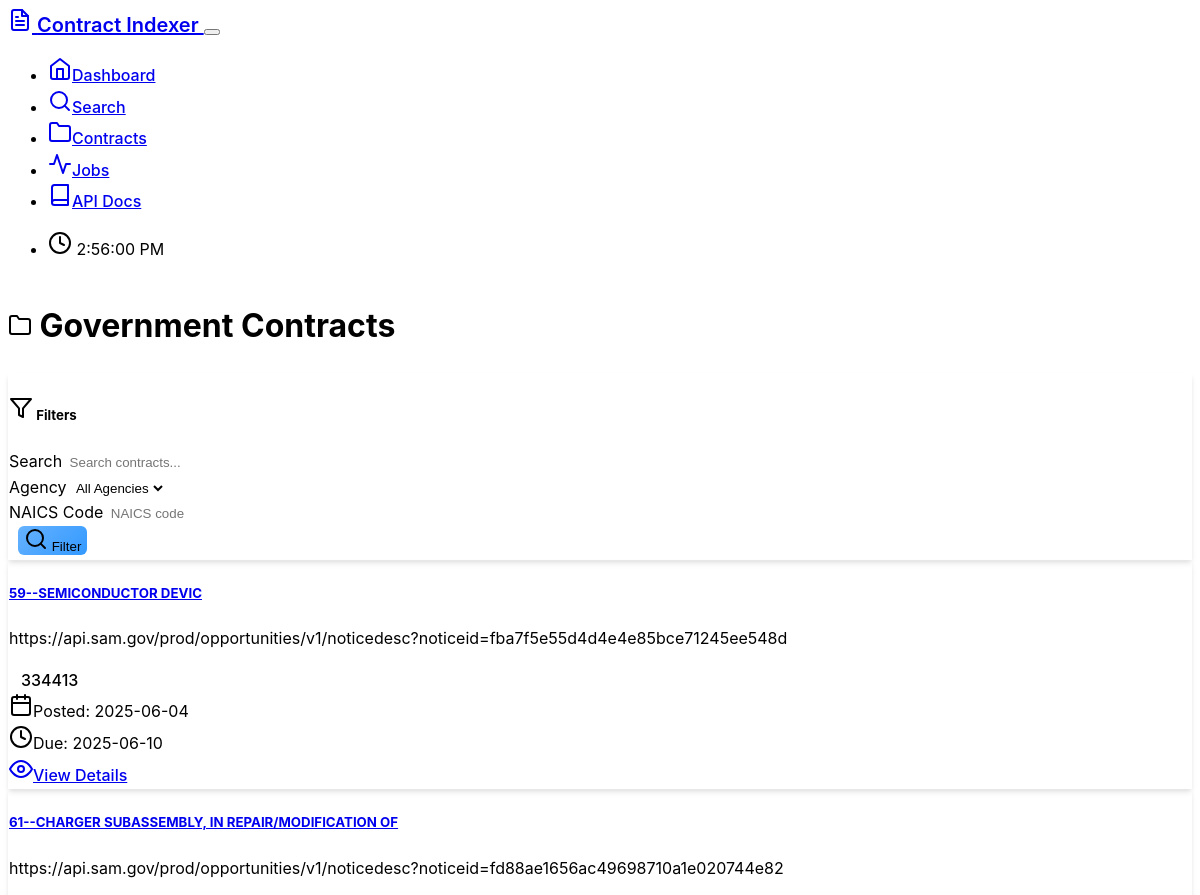
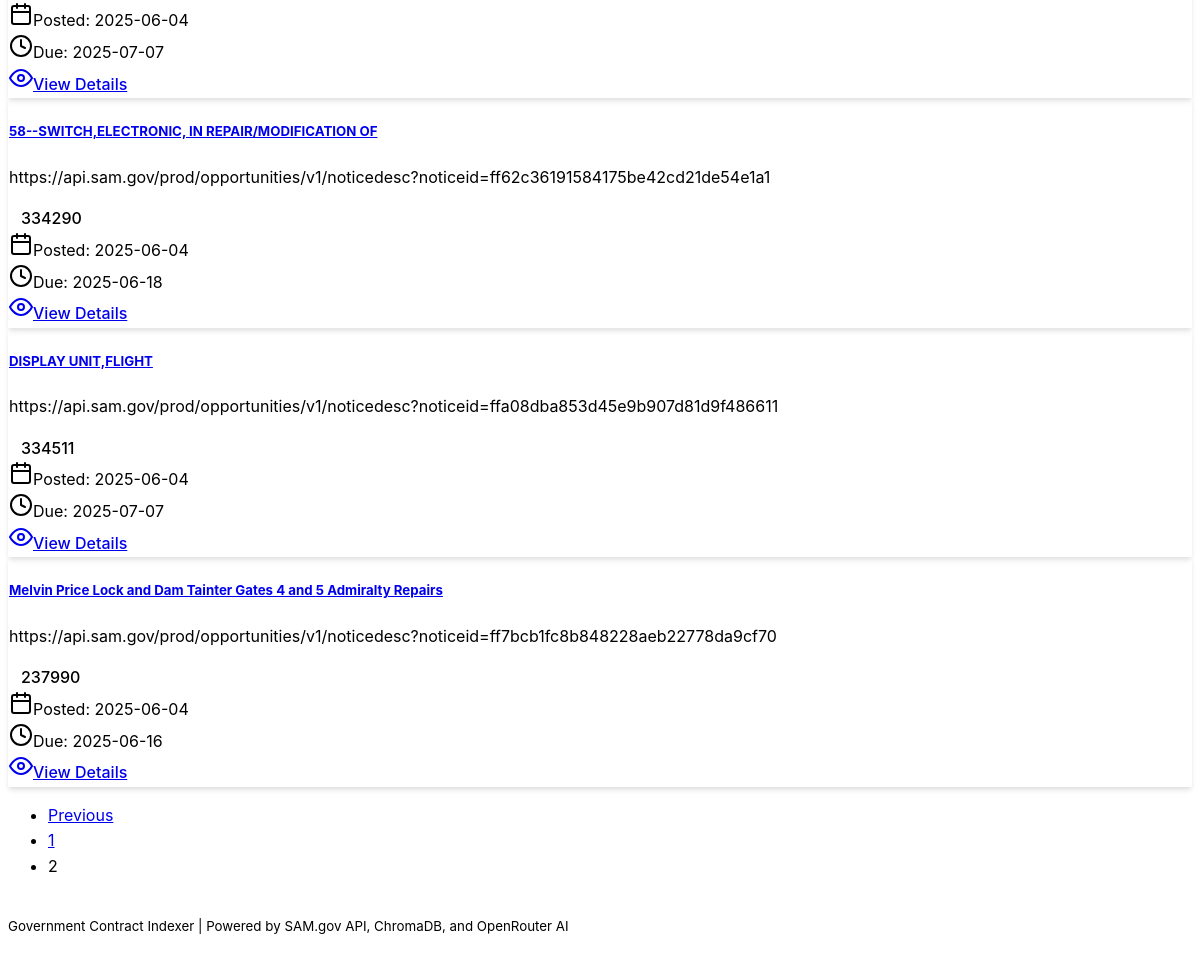
The page /contracts?page=2 on the database its author committed (2 pictures, top to bottom).
### models.py (models this page shows, shortened)
class Contract(db.Model):
    id = db.Column(db.Integer, primary_key=True)
    notice_id = db.Column(db.String(100), unique=True, nullable=False, index=True)
    title = db.Column(db.String(500), nullable=False)
    description = db.Column(Text)
    agency = db.Column(db.String(200))
    office = db.Column(db.String(200))
    posted_date = db.Column(db.DateTime)
    response_date = db.Column(db.DateTime)
    naics_code = db.Column(db.String(20))
    classification_code = db.Column(db.String(20))
    set_aside_code = db.Column(db.String(50))
    place_of_performance = db.Column(db.String(200))
    resource_links = db.Column(JSON)  # Store document links as JSON
    award_amount = db.Column(db.String(100))
    award_date = db.Column(db.DateTime)
    created_at = db.Column(db.DateTime, default=datetime.utcnow)
    updated_at = db.Column(db.DateTime, default=datetime.utcnow, onupdate=datetime.utcnow)
    indexed_at = db.Column(db.DateTime)  # When it was indexed in vector DB

### routes/web_routes.py (the view)
@web_bp.route('/contracts')
def contracts():
    try:
        page = request.args.get('page', 1, type=int)
        per_page = 20
        contracts = Contract.query.order_by(Contract.created_at.desc()).paginate(
            page=page, per_page=per_page, error_out=False
        )
        return render_template('contracts.html', contracts=contracts)
    except Exception as e:
        logger.error(f"Contracts listing failed: {str(e)}")
        flash(f'Error loading contracts: {str(e)}', 'error')
        return render_template('contracts.html', contracts=None)

### templates/contracts.html (shortened to what this page needs)
{% extends "base.html" %}
{% block content %}
<div class="row">
    <div class="col-12">
        <h1 class="mb-4">
            <i data-feather="folder" class="me-2"></i>
            Government Contracts
        </h1>
    </div>
</div>
<div class="row mb-4">
    <div class="col-12">
        <div class="card">
            <div class="card-header">
                <h5 class="card-title mb-0">
                    <i data-feather="filter" class="me-2"></i>
                    Filters
                </h5>
            </div>
            <div class="card-body">
                <form method="GET" class="row g-3">
                    <div class="col-md-4">
                        <label for="search" class="form-label">Search</label>
                        <input type="text" class="form-control" id="search" name="search"
                               value="{{ request.args.get('search', '') }}" placeholder="Search contracts...">
                    </div>
                    <div class="col-md-3">
                        <label for="agency" class="form-label">Agency</label>
                        <select class="form-select" id="agency" name="agency">
                            <option value="">All Agencies</option>
                        </select>
                    </div>
                    <div class="col-md-3">
                        <label for="naics" class="form-label">NAICS Code</label>
                        <input type="text" class="form-control" id="naics" name="naics"
                               value="{{ request.args.get('naics', '') }}" placeholder="NAICS code">
                    </div>
                    <div class="col-md-2">
                        <label class="form-label">&nbsp;</label>
                        <button type="submit" class="btn btn-primary w-100">
                            <i data-feather="search" class="me-2"></i>
                            Filter
                        </button>
                    </div>
                </form>
            </div>
        </div>
    </div>
</div>
<div class="row">
    <div class="col-12">
        {% if contracts %}
            {% for contract in contracts.items %}
            <div class="card mb-3">
                <div class="card-body">
                    <div class="row">
                        <div class="col-md-8">
                            <h5 class="card-title">
                                <a href="{{ url_for('web.contract_detail', notice_id=contract.notice_id) }}"
                                   class="text-decoration-none">
                                    {{ contract.title }}
                                </a>
                            </h5>
                            <p class="card-text">{{ contract.description[:300] }}{% if contract.description|length > 300 %}...{% endif %}</p>
                            <div class="d-flex flex-wrap gap-2 mb-2">
                                {% if contract.naics_code %}
                                    <span class="badge bg-secondary">{{ contract.naics_code }}</span>
                                {% endif %}
                            </div>
                        </div>
                        <div class="col-md-4 text-end">
                            <div class="text-muted small">
                                {% if contract.posted_date %}
                                    <div><i data-feather="calendar" class="me-1"></i>Posted: {{ contract.posted_date.strftime('%Y-%m-%d') }}</div>
                                {% endif %}
                                {% if contract.response_date %}
                                    <div><i data-feather="clock" class="me-1"></i>Due: {{ contract.response_date.strftime('%Y-%m-%d') }}</div>
                                {% endif %}
                            </div>
                            <div class="mt-2">
                                <a href="{{ url_for('web.contract_detail', notice_id=contract.notice_id) }}"
                                   class="btn btn-sm btn-outline-primary">
                                    <i data-feather="eye" class="me-1"></i>View Details
                                </a>
                            </div>
                        </div>
                    </div>
                </div>
            </div>
            {% endfor %}
            {% if contracts.pages > 1 %}
            <nav aria-label="Contracts pagination">
                <ul class="pagination justify-content-center">
                    {% if contracts.has_prev %}
                        <li class="page-item">
                            <a class="page-link" href="{{ url_for('web.contracts', page=contracts.prev_num) }}">Previous</a>
                        </li>
                    {% endif %}
                    {% for page_num in contracts.iter_pages() %}
                        {% if page_num %}
                            {% if page_num != contracts.page %}
                                <li class="page-item">
                                    <a class="page-link" href="{{ url_for('web.contracts', page=page_num) }}">{{ page_num }}</a>
                                </li>
                            {% else %}
                                <li class="page-item active">
                                    <span class="page-link">{{ page_num }}</span>
                                </li>
                            {% endif %}
                        {% else %}
                            <li class="page-item disabled">
                                <span class="page-link">...</span>
                            </li>
                        {% endif %}
                    {% endfor %}
                </ul>
            </nav>
            {% endif %}
        {% endif %}
    </div>
</div>
{% endblock %}

### static/css/style.css (style rules this page uses)
:root { --bs-body-bg: hsl(215 28% 17%); --bs-body-color: hsl(210 40% 98%); --custom-accent: hsl(210 100% 70%); --custom-success: hsl(120 60% 50%); --custom-warning: hsl(45 100% 60%); --custom-danger: hsl(0 85% 60%); }
body { font-family: 'Inter', -apple-system, BlinkMacSystemFont, 'Segoe UI', system-ui, sans-serif; line-height: 1.6; min-height: 100vh; display: flex; flex-direction: column; }
.card { border: 1px solid rgba(255, 255, 255, 0.1); box-shadow: 0 4px 6px -1px rgba(0, 0, 0, 0.1), 0 2px 4px -1px rgba(0, 0, 0, 0.06); transition: all 0.2s ease; background: rgba(255, 255, 255, 0.02); }
.card-header { border-bottom: 1px solid rgba(255, 255, 255, 0.1); font-weight: 600; }
.btn { font-weight: 500; transition: all 0.2s ease; border-radius: 6px; }
.btn-primary { background: linear-gradient(135deg, var(--custom-accent), hsl(210 100% 60%)); border: none; }
.form-control, .form-select { border: 1px solid rgba(255, 255, 255, 0.2); background: rgba(255, 255, 255, 0.05); transition: all 0.2s ease; }
.badge { font-weight: 500; padding: 0.375rem 0.75rem; border-radius: 4px; }

### rows shown on the page
Contract: title "59--SEMICONDUCTOR DEVIC", description "https://api.sam.gov/prod/opportunities/v1/noticedesc?noticeid=fba7f5e55d4d4e4e85bce71245ee548d", naics_code "334413", posted_date "2025-06-04", response_date "2025-06-10"
Contract: title "61--CHARGER SUBASSEMBLY, IN REPAIR/MODIFICATION OF", description "https://api.sam.gov/prod/opportunities/v1/noticedesc?noticeid=fd88ae1656ac49698710a1e020744e82", posted_date "2025-06-04", response_date "2025-07-07"
Contract: title "58--SWITCH,ELECTRONIC, IN REPAIR/MODIFICATION OF", description "https://api.sam.gov/prod/opportunities/v1/noticedesc?noticeid=ff62c36191584175be42cd21de54e1a1", naics_code "334290", posted_date "2025-06-04", response_date "2025-06-18"
Contract: title "DISPLAY UNIT,FLIGHT", description "https://api.sam.gov/prod/opportunities/v1/noticedesc?noticeid=ffa08dba853d45e9b907d81d9f486611", naics_code "334511", posted_date "2025-06-04", response_date "2025-07-07"
Contract: title "Melvin Price Lock and Dam Tainter Gates 4 and 5 Admiralty Repairs", description "https://api.sam.gov/prod/opportunities/v1/noticedesc?noticeid=ff7bcb1fc8b848228aeb22778da9cf70", naics_code "237990", posted_date "2025-06-04", response_date "2025-06-16"

### other values the page prints
{{ page_num }} "1"
{{ page_num }} "2"
